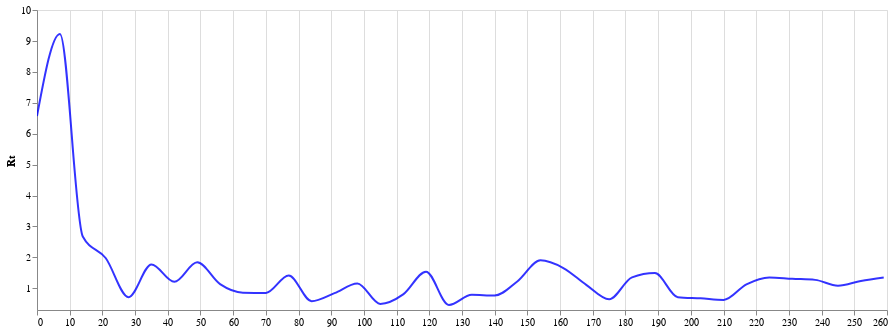

Source (notebook cell):
### Code cell
line_rt_sim = alt.Chart(weekly_sim_cases).mark_line(interpolate='monotone', opacity = 0.8, clip = True, color = "blue").encode(
    alt.X('week_time', axis=alt.Axis(title="")),
    alt.Y('Rt',axis=alt.Axis(title="Rt", grid=False), scale = alt.Scale(domain = [0.3, 10])),
    
    
).properties(
    width=850,
    height=300)
line_rt_sim

### Figure 1 — Vega-Lite specification as saved in the notebook (floating-point values rounded to 4 significant figures)
{"config": {"view": {"continuousWidth": 400, "continuousHeight": 300}}, "data": {"name": "data-4e0e5ce01824f7f80763dcfd4cf53b74"}, "mark": {"type": "line", "clip": true, "color": "blue", "interpolate": "monotone", "opacity": 0.8}, "encoding": {"x": {"axis": {"title": ""}, "field": "week_time", "type": "quantitative"}, "y": {"axis": {"grid": false, "title": "Rt"}, "field": "Rt", "scale": {"domain": [0.3, 10]}, "type": "quantitative"}}, "height": 300, "width": 850, "$schema": "https://vega.github.io/schema/vega-lite/v4.17.0.json", "datasets": {"data-4e0e5ce01824f7f80763dcfd4cf53b74": [{"week_time": 0.0, "diff": 119.7, "Rt": 6.569}, {"week_time": 7.0, "diff": 176.9, "Rt": 9.226}, {"week_time": 14.0, "diff": 36.04, "Rt": 2.676}, {"week_time": 21.0, "diff": 21.08, "Rt": 1.981}, {"week_time": 28.0, "diff": -6.125, "Rt": 0.7151}, {"week_time": 35.0, "diff": 16.56, "Rt": 1.77}, {"week_time": 42.0, "diff": 4.525, "Rt": 1.21}, {"week_time": 49.0, "diff": 18.11, "Rt": 1.842}, {"week_time": 56.0, "diff": 2.972, "Rt": 1.138}, {"week_time": 63.0, "diff": -2.972, "Rt": 0.8618}, {"week_time": 70.0, "diff": -3.152, "Rt": 0.8534}, {"week_time": 77.0, "diff": 8.936, "Rt": 1.416}, {"week_time": 84.0, "diff": -8.936, "Rt": 0.5844}, {"week_time": 91.0, "diff": -3.356, "Rt": 0.8439}, {"week_time": 98.0, "diff": 3.356, "Rt": 1.156}, {"week_time": 105.0, "diff": -10.8, "Rt": 0.4978}, {"week_time": 112.0, "diff": -4.162, "Rt": 0.8064}, {"week_time": 119.0, "diff": 11.6, "Rt": 1.54}, {"week_time": 126.0, "diff": -11.6, "Rt": 0.4603}, {"week_time": 133.0, "diff": -4.525, "Rt": 0.7896}, {"week_time": 140.0, "diff": -4.956, "Rt": 0.7695}, {"week_time": 147.0, "diff": 4.956, "Rt": 1.231}, {"week_time": 154.0, "diff": 19.48, "Rt": 1.906}, {"week_time": 161.0, "diff": 14.14, "Rt": 1.658}, {"week_time": 168.0, "diff": 2.419, "Rt": 1.113}, {"week_time": 175.0, "diff": -7.623, "Rt": 0.6454}, {"week_time": 182.0, "diff": 7.623, "Rt": 1.355}, {"week_time": 189.0, "diff": 10.65, "Rt": 1.495}, {"week_time": 196.0, "diff": -6.125, "Rt": 0.7151}, {"week_time": 203.0, "diff": -6.944, "Rt": 0.677}, {"week_time": 210.0, "diff": -8.016, "Rt": 0.6272}, {"week_time": 217.0, "diff": 2.811, "Rt": 1.131}, {"week_time": 224.0, "diff": 7.623, "Rt": 1.355}, {"week_time": 231.0, "diff": 6.647, "Rt": 1.309}, {"week_time": 238.0, "diff": 5.893, "Rt": 1.274}, {"week_time": 245.0, "diff": 1.825, "Rt": 1.085}, {"week_time": 252.0, "diff": 5.119, "Rt": 1.238}, {"week_time": 259.0, "diff": 7.549, "Rt": 1.351}]}}
